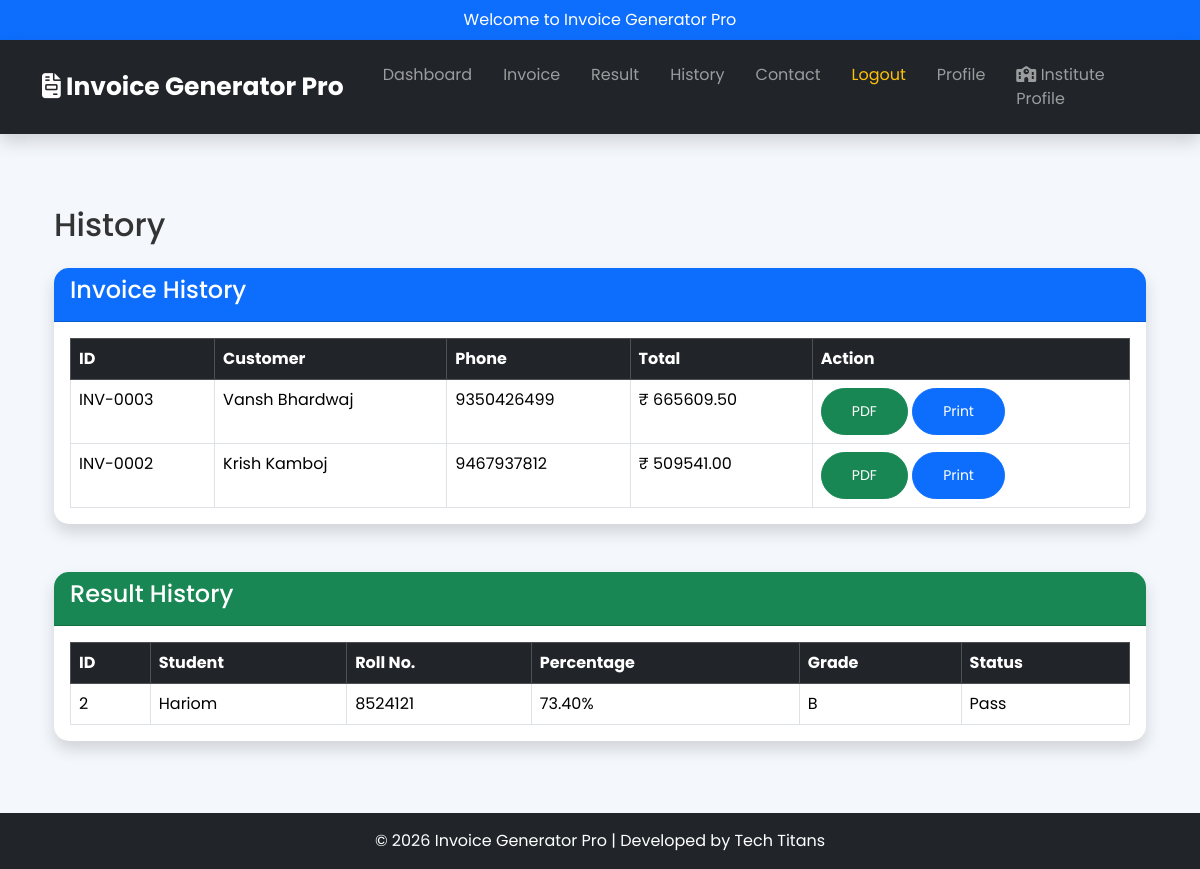
The app's page /history (signed in) with its own data.
### models.py (models this page shows)
class Invoice(db.Model):
    __tablename__ = "invoices"
    id = db.Column(db.Integer, primary_key=True)
    user_id = db.Column(
        db.Integer,
        db.ForeignKey("users.id"),
        nullable=False
    )
    customer_name = db.Column(
        db.String(150),
        nullable=False
    )
    phone = db.Column(
        db.String(20),
        nullable=False
    )
    address = db.Column(
        db.Text,
        nullable=False
    )
    grand_total = db.Column(
        db.Float,
        default=0
    )
    items = db.relationship(
        "InvoiceItem",
        backref="invoice",
        cascade="all, delete-orphan",
        lazy=True
    )

class Result(db.Model):
    __tablename__ = "results"
    id = db.Column(db.Integer, primary_key=True)
    user_id = db.Column(
        db.Integer,
        db.ForeignKey("users.id"),
        nullable=False
    )
    student_name = db.Column(
        db.String(150),
        nullable=False
    )
    roll_number = db.Column(
        db.String(50),
        nullable=False
    )
    student_class = db.Column(
        db.String(100),
        nullable=False
    )
    total = db.Column(
        db.Float,
        default=0
    )
    percentage = db.Column(
        db.Float,
        default=0
    )
    grade = db.Column(
        db.String(10)
    )
    status = db.Column(
        db.String(20)
    )
    subjects = db.relationship(
        "ResultSubject",
        backref="result",
        cascade="all, delete-orphan",
        lazy=True
    )

### app.py (the view)
@app.route("/history")
@login_required
def history():
    invoices = Invoice.query.filter_by(
        user_id=session["user_id"]
    ).order_by(
        Invoice.id.desc()
    ).all()
    results = Result.query.filter_by(
        user_id=session["user_id"]
    ).order_by(
        Result.id.desc()
    ).all()
    return render_template(
        "history.html",
        invoices=invoices,
        results=results
    )

### app.py (called while the page is built, shortened)
def login_required(f):
    @wraps(f)
    def decorated_function(*args, **kwargs):
        return f(*args, **kwargs)
    return decorated_function

### templates/history.html
{% extends "base.html" %}
{% block content %}
<div class="container mt-4">
    <h2 class="mb-4">
        History
    </h2>
    <div class="card shadow mb-5">
        <div class="card-header bg-primary text-white">
            <h4>
                Invoice History
            </h4>
        </div>
        <div class="card-body">
            <table class="table table-bordered table-hover">
                <thead class="table-dark">
                    <tr>
                        <th>ID</th>
                        <th>Customer</th>
                        <th>Phone</th>
                        <th>Total</th>
                        <th>Action</th>
                    </tr>
                </thead>
                <tbody>
                    {% for invoice in invoices %}
                    <tr>
                        <td>
                            INV-{{ "%04d"|format(invoice.id) }}
                        </td>
                        <td>
                            {{ invoice.customer_name }}
                        </td>
                        <td>
                            {{ invoice.phone }}
                        </td>
                        <td>
                            ₹ {{ "%.2f"|format(invoice.grand_total) }}
                        </td>
                        <td>
                            <a
                                href="{{ url_for('invoice_pdf', id=invoice.id) }}"
                                class="btn btn-success btn-sm">
                                PDF
                            </a>
                            <a
                                href="{{ url_for('print_invoice', id=invoice.id) }}"
                                class="btn btn-primary btn-sm">
                                Print
                            </a>
                        </td>
                    </tr>
                    {% else %}
                    <tr>
                        <td colspan="5" class="text-center">
                            No Invoice Found
                        </td>
                    </tr>
                    {% endfor %}
                </tbody>
            </table>
        </div>
    </div>
    <div class="card shadow">
        <div class="card-header bg-success text-white">
            <h4>
                Result History
            </h4>
        </div>
        <div class="card-body">
            <table class="table table-bordered table-hover">
                <thead class="table-dark">
                    <tr>
                        <th>ID</th>
                        <th>Student</th>
                        <th>Roll No.</th>
                        <th>Percentage</th>
                        <th>Grade</th>
                        <th>Status</th>
                    </tr>
                </thead>
                <tbody>
                    {% for result in results %}
                    <tr>
                        <td>{{ result.id }}</td>
                        <td>{{ result.student_name }}</td>
                        <td>{{ result.roll_number }}</td>
                        <td>{{ "%.2f"|format(result.percentage) }}%</td>
                        <td>{{ result.grade }}</td>
                        <td>{{ result.status }}</td>
                    </tr>
                    {% else %}
                    <tr>
                        <td colspan="6" class="text-center">
                            No Result Found
                        </td>
                    </tr>
                    {% endfor %}
                </tbody>
            </table>
        </div>
    </div>
</div>
{% endblock %}

### static/css/style.css (style rules this page uses)
* { margin:0; padding:0; box-sizing:border-box; font-family:'Poppins',sans-serif; }
body { background:#f4f7fc; color:#333; }
.card { border:none; border-radius:15px; overflow:hidden; transition:.4s; }
.card-header { font-weight:bold; }
.btn { border-radius:8px; transition:.3s; }
.table { margin-bottom:0; }
.table thead { background:#0d6efd; color:white; }
.bg-primary { background:#0d6efd!important; }
.bg-success { background:#198754!important; }
.card { border-radius:15px; }
.card-header { font-weight:bold; font-size:20px; }
.card { transition:.4s; }
.btn { border-radius:50px; padding:12px 30px; }

### records on screen
Invoice: id "0003", customer_name "Vansh Bhardwaj", phone "9350426499", grand_total "665609.50"
Invoice: id "0002", customer_name "Krish Kamboj", phone "9467937812", grand_total "509541.00"
Result: id "2", student_name "Hariom", roll_number "8524121", percentage "73.40", grade "B", status "Pass"
